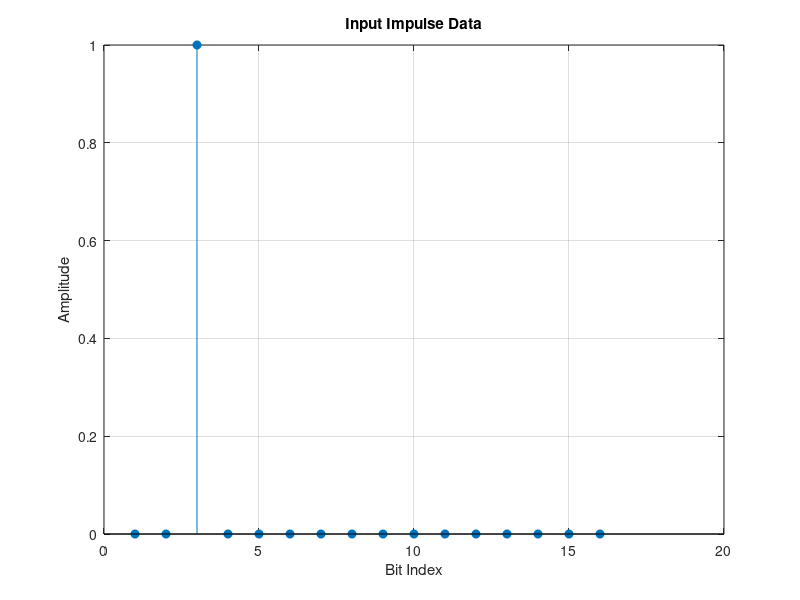
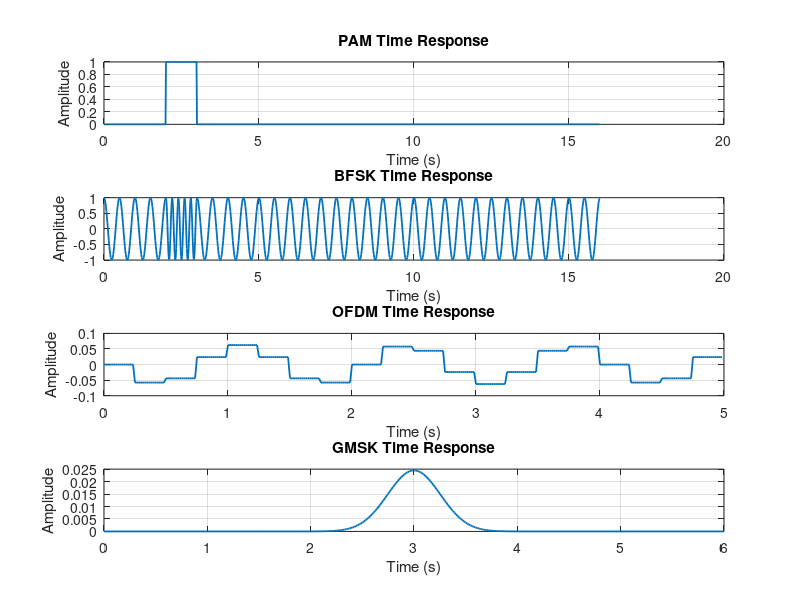
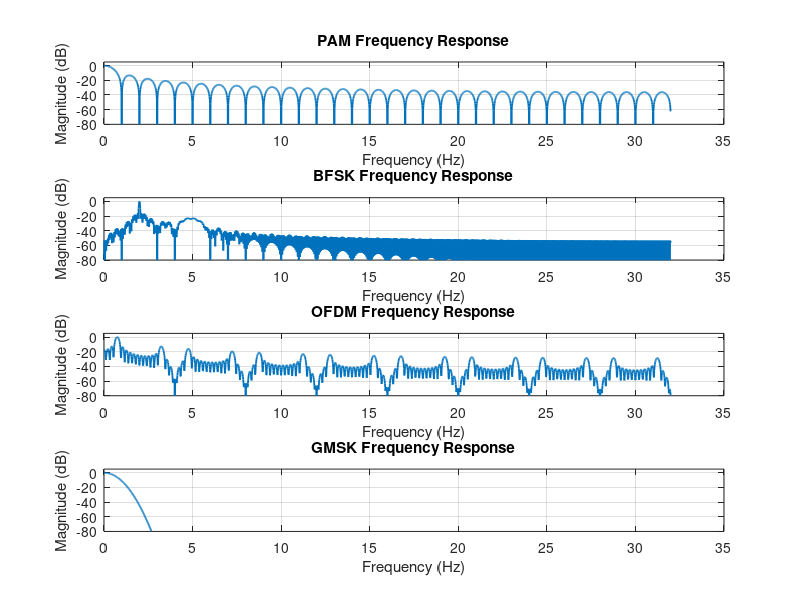

These figures' MATLAB source, in order:
clc; clear; close all;
%% Common Parameters
N    = 16;       % number of bits
spb  = 64;       % samples per bit
fs   = 64;       % sampling frequency
nfft = 4096;     % FFT size
t    = 0:1/fs:1-1/fs;   % time vector for one bit duration (64 samples)
%% Input Data (impulse at position 3)
data      = zeros(1, N);
data(3)   = 1;
%% ── PAM ──────────────────────────────────────────────────────────────────
% Repeat each bit value 64 times to make a rectangular pulse
pam = repelem(data, spb);
%% ── BFSK ─────────────────────────────────────────────────────────────────
% bit=0 uses frequency f0, bit=1 uses frequency f1
f0   = 2;
f1   = 5;
bfsk = zeros(1, N*spb);
for i = 1:N
   if data(i) == 0
       freq = f0;
   else
       freq = f1;
   end
   start_idx = (i-1)*spb + 1;
   end_idx   = i*spb;
   bfsk(start_idx:end_idx) = cos(2*pi*freq*t);
end
%% ── OFDM ─────────────────────────────────────────────────────────────────
% Place a single tone on subcarrier 4, take IFFT, add cyclic prefix
X       = zeros(1, N);
X(4)    = 1;
s       = real(ifft(X));          % OFDM symbol: N=16 samples
cp      = 4;                      % cyclic prefix length
s_with_cp = [s(end-cp+1:end), s]; % prepend last 4 samples → total 20 samples
ofdm    = repelem(s_with_cp, spb/4);  % upsample by 16 → total 320 samples
%% ── GMSK Gaussian Pulse ──────────────────────────────────────────────────
% Gaussian filter pulse shape (not the full GMSK modulated signal)
BT      = 0.3;
tg      = -3:1/fs:3;              % time axis for pulse
a       = sqrt(log(2)) / BT;     % alpha parameter
gmsk    = exp(-(a * tg).^2);
gmsk    = gmsk / sum(gmsk);       % normalise so area = 1
%% ── Store All Signals ────────────────────────────────────────────────────
sig   = {pam, bfsk, ofdm, gmsk};
names = {'PAM', 'BFSK', 'OFDM', 'GMSK'};
%% ── Plot 1: Input Data ───────────────────────────────────────────────────
figure;
stem(data, 'filled');
title('Input Impulse Data');
xlabel('Bit Index');
ylabel('Amplitude');
grid on;
%% ── Plot 2: Time Domain ──────────────────────────────────────────────────
figure;
for i = 1:4
   subplot(4, 1, i);
   time_axis = (0 : length(sig{i})-1) / fs;
   plot(time_axis, sig{i}, 'LineWidth', 1.3);
   title([names{i}, ' Time Response']);
   xlabel('Time (s)');
   ylabel('Amplitude');
   grid on;
end
%% ── Plot 3: Frequency Domain ─────────────────────────────────────────────
figure;
for i = 1:4
   S        = fft(sig{i}, nfft);
   mag      = 20 * log10(abs(S) / max(abs(S)) + 1e-12);
   freq_axis = (0 : nfft/2 - 1) * fs / nfft;
   subplot(4, 1, i);
   plot(freq_axis, mag(1 : nfft/2), 'LineWidth', 1.3);
   title([names{i}, ' Frequency Response']);
   xlabel('Frequency (Hz)');
   ylabel('Magnitude (dB)');
   ylim([-80, 5]);
   grid on;
end
